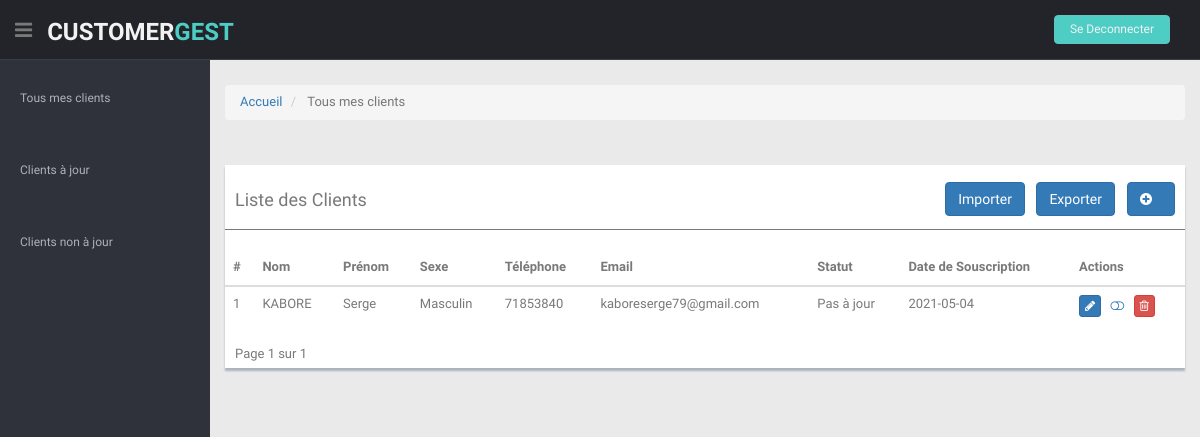
The page /homepage on the database as committed earlier.
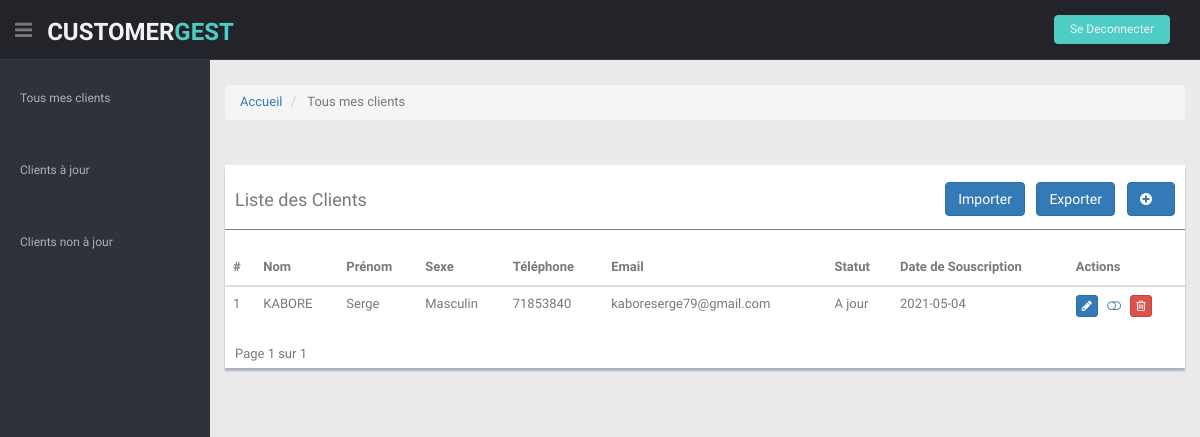
The same page on the database as committed later.
### gestionClient/models/client.py (models this page shows, shortened)
class Client(models.Model):
    nom_cl = models.CharField(max_length=100)
    prenom_cl = models.CharField(max_length=100)
    email_cl = models.EmailField()
    sexe_cl = models.CharField(max_length=50)
    phone_cl = models.CharField(max_length=50)
    statut_cl = models.BooleanField(default=False)
    date = models.CharField(max_length=100)
    @staticmethod
    def get_all_client():
        return Client.objects.all()
    @staticmethod
    def get_all_clientAJ():
        return Client.objects.filter(statut_cl=True)
    @staticmethod
    def get_all_clientNAJ():
        return Client.objects.filter(statut_cl=False)

### gestionClient/views/home.py (the view, shortened to what this page needs)
# urls.py: path('homepage', home.Index.as_view(), name='homepage'),
class Index(View):
    def get(self, request):
        data = {}
        clients = Client.get_all_client()
        clientsAj = Client.get_all_clientAJ()
        clientsNAj = Client.get_all_clientNAJ()
        paginator=Paginator(clients, 6)
        page_number = request.GET.get("page")
        page_obj = Paginator.get_page(paginator, page_number)
        data['page_obj'] = page_obj
        return render(request, 'index.html', data)

### gestionClient/templates/index.html (shortened to what this page needs)
{% extends "base.html" %}
{% block PageTitle %}
    Tous mes clients
{% endblock %}
{% block Content %}
<div class="col-md-12">
    <div class="content-panel mt">
        <div class="table-responsive">
            <table class="table table-hover">
                <div>
                    <h4>Liste des Clients</h4>
                    <button type="button"  class="btn btn-primary pull-right"  data-toggle="modal" data-target="#exampleModal1" data-whatever="@mdo"
                    style="margin-top: -37px; margin-right: 160px;">Importer</button>
                    <a class="btn btn-primary pull-right"style="margin-top: -37px; margin-right: 70px;" href="/exportExcel">Exporter</a>
                    <button type="button"  class="btn btn-primary pull-right"  data-toggle="modal" data-target="#exampleModal" data-whatever="@mdo"
                    style="margin-top: -37px; margin-right: 10px;"><i class="fa fa-plus-circle" style="padding-right: 10px;"></i></button>
                </div>
                <hr>
                <thead>
                    <tr>
                    <th>#</th>
                    <th>Nom</th>
                    <th>Prénom</th>
                    <th>Sexe</th>
                    <th>Téléphone</th>
                    <th>Email</th>
                    <th>Statut</th>
                    <th>Date de Souscription</th>
                    <th>Actions</th>
                    </tr>
                </thead>
                <tbody>
                    {%for clients in page_obj %}
                    <tr>
                        <td>{{forloop.counter}}</td>
                        <td>{{clients.nom_cl}}</td>
                        <td>{{clients.prenom_cl}}</td>
                        <td>{{clients.sexe_cl}}</td>
                        <td>{{clients.phone_cl}}</td>
                        <td>{{clients.email_cl}}</td>
                        {%if clients.statut_cl == True%}
                            <td>A jour</td>
                        {%endif%}
                        {%if clients.statut_cl == False%}
                            <td>Pas à jour</td>
                        {%endif%}
                        <td>{{clients.date}}</td>
                        <td>
                            <a href="/edit/{{clients.id}}" class="btn btn-primary btn-xs" data-toggle="tooltip" data-placement="right"
                            title="modifier"><i class="fa fa-pencil "></i></a>
                            <a href="/modifier_statut/{{clients.id}}" class="btn btn-secondary btn-xs" data-toggle="tooltip" data-placement="right"
                            title="modifier statut"><i class="fa fa-toggle-off "></i></a>
                            <a href="/delete/{{clients.id}}" class="btn btn-danger btn-xs" data-toggle="tooltip" data-placement="right"
                            title="Supprimer"><i class="fa fa-trash-o "></i></a>
                        </td>
                    </tr>
                    {%endfor%}
                </tbody>
            </table>
        </div>
        <div class="" style="margin-left: 10px;">
            Page {{page_obj.number}} sur {{page_obj.paginator.num_pages}}
        </div>
    </div>
</div>
{% endblock %}

Rows that differ between the two databases and show on the page:
changed Client "KABORE": statut_cl "Pas à jour" → "A jour"
